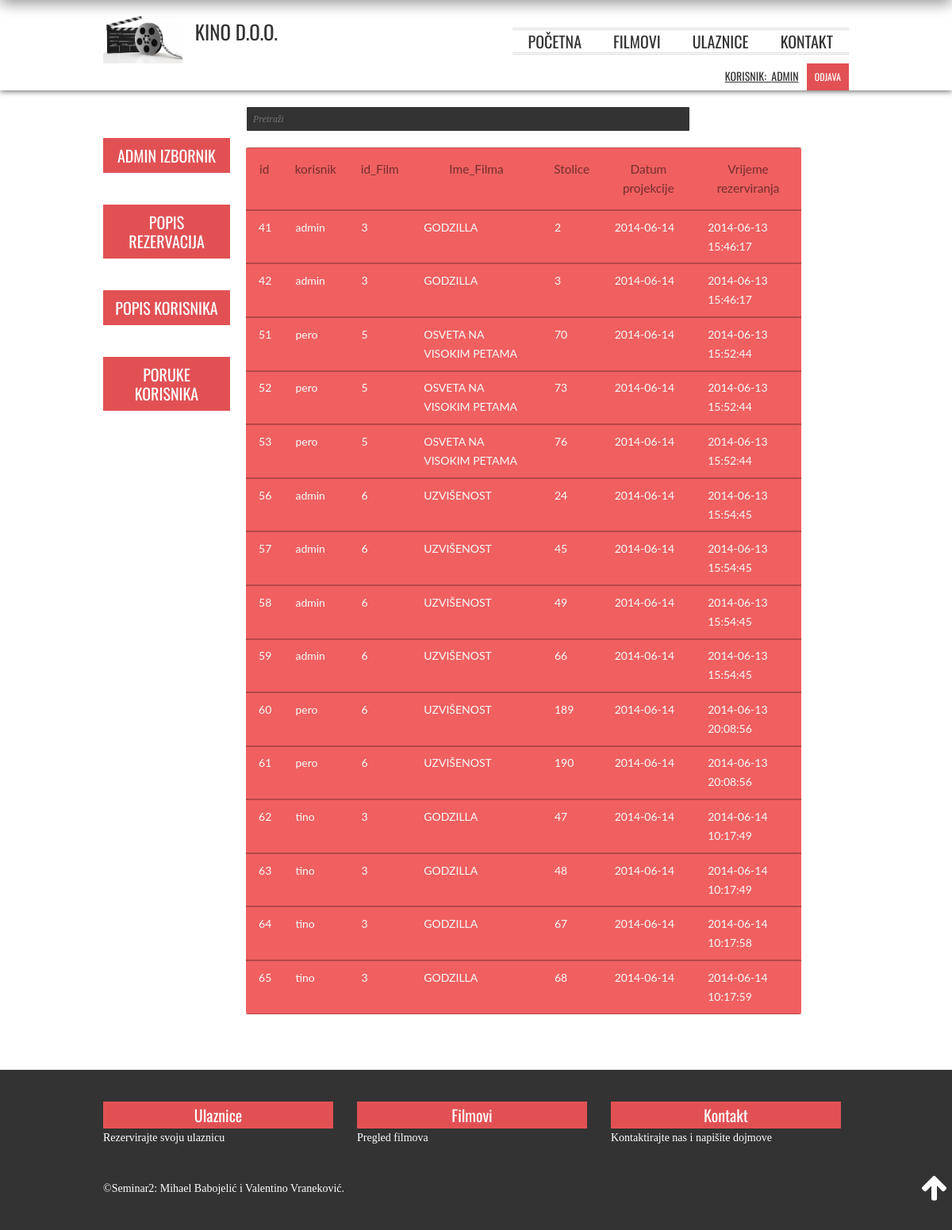
The page /rezervacije.php (signed in) on the database its author committed.
### tables this page shows
CREATE TABLE IF NOT EXISTS `rezervacije` (
  `id` int(10) unsigned NOT NULL AUTO_INCREMENT,
  `idkorisnika` text NOT NULL,
  `idfilma` int(10) unsigned NOT NULL,
  `imefilma` varchar(200) NOT NULL,
  `stolica` int(10) unsigned NOT NULL,
  `datum` date NOT NULL,
  `log_time` timestamp NOT NULL DEFAULT CURRENT_TIMESTAMP ON UPDATE CURRENT_TIMESTAMP,
  PRIMARY KEY (`id`)
);

### rezervacije.php (the view, shortened to what this page needs)
<?php
	if(!isset($_SESSION['admin']) OR $_SESSION['admin'] != "1"){
		echo '<script>alert("Niste prijavljeni kao administrator!");window.location = "prijava.php"</script>';
		die();
	}else{
		$con=mysqli_connect("localhost","root","","seminar2");
		mysqli_set_charset ( $con , "utf8");
        $sql = "SELECT * FROM rezervacije;";
        $result = mysqli_query($con,$sql);
		}
?>
<!DOCTYPE html>
<html lang="en">
<head>
    <link rel="stylesheet" href="css/960grid.css">
	<link rel="stylesheet" href="css/flexslider.css">
	<link rel="stylesheet" href="css/style.css">
</head>
<body class="about-us">
	<header id="header-global" role="banner">
		<div class="container">
			<div class="row">
				<div class="header-logo four columns">
					<div id="logo">
					<a href="index.php" title="Kino"><img src="images/logo1.jpg" width="100" height="64" alt="Header Logo" /></a>
					</div>
					<div id="logo_text">
					<h2>Kino d.o.o.</h2>
					</div>
				</div>
				<nav id="header-navigation" class="twelve columns" role="navigation">
					<ul id="navigation">
						<li><a href="index.php" title="Početna">Početna</a></li>
						<li><a href="index.php#filmovi" title="Filmovi">Filmovi</a></li>
						<li><a href="index.php#filmovi" title="Ulaznice">Ulaznice</a></li>
						<li><a href="kontakt.php" title="Kontakt">Kontakt</a></li>
					</ul>
				</nav>
			</div>
			<div class="prijava-link">
			<?php
				  if(isset($_SESSION['login'])){
						echo '<h7 class="korisnik-btn"> korisnik:&nbsp '.$_SESSION['ime'].'</h7>';
						echo '<a class="prijava-btn"  href="odjava.php">Odjava</a>';
				}else{
				echo '<a class="prijava-btn" href="prijava.php">Prijava</a>';
				}
			?>
			   </div>
		</div>
</header>
	<div id="main">
		<div class="container">
		    			<section id="page-introduction" class="row">
              				<div class="three columns">
										<a class="ulaznice-btn" href="admin.php">Admin izbornik</a>
										<a class="ulaznice-btn" href="#">Popis rezervacija</a>
										<a class="ulaznice-btn" href="korisnici.php">Popis korisnika</a>
										<a class="ulaznice-btn" href="dojmovnik.php">Poruke korisnika</a>
               				</div>
					<div class="twelve columns">
					<input type="text" id="search" placeholder="Pretraži">
					<table class="flat-table flat-table-1">
						<thead>
						<th>id</th>
						<th>korisnik</th>
						<th>id_Film</th>
						<th>Ime_Filma</th>
						<th>Stolice</th>
						<th>Datum projekcije</th>
						<th>Vrijeme rezerviranja</th>
					</thead>
					<tbody id="table">
<?php
				while($row = mysqli_fetch_array($result))
				{
				echo "<tr>";
				echo "<td>" . $row['id'] . "</td>";
				echo "<td>" . $row['idkorisnika'] . "</td>";
				echo "<td>" . $row['idfilma'] . "</td>";
				echo "<td>" . $row['imefilma'] . "</td>";
				echo "<td>" . $row['stolica'] . "</td>";
				echo "<td>" . $row['datum'] . "</td>";
				echo "<td>" . $row['log_time'] . "</td>";
				echo "</tr>";
				}
	?>
</table>
						</section>
		</div>
	</div>
	<footer id="footer-global" role="contentinfo" class="clearfix">
		<div id="footer-details">
						<div class="container">
				<div class="one-third column">
					<a class="footer-btn" href="#filmovi">Ulaznice</a>
					<p>Rezervirajte svoju ulaznicu</p>
				</div>
				<div class="one-third column">
					<a class="footer-btn" href="#filmovi">Filmovi</a>
					<p>Pregled filmova</p>
				</div>
				<div class="one-third column">
					<a class="footer-btn" href="kontakt.php">Kontakt</a>
					<p>Kontaktirajte nas i napišite dojmove</p>
				</div>
			</div>
		</div>
		<div class="container">
			<div class="sixteen columns">
	  			<p id="copyright-details">&copy;Seminar2: Mihael Babojelić i Valentino Vraneković.</p>
	  		</div>
		</div>
	</footer>
	<div id="back-to-top" style="display: block;">
		<a href="#"></a>
	</div>
</body>
</html>

### css/960grid.css (style rules this page uses)
.container { position: relative; width: 960px; margin: 0 auto; padding: 0; }
.container .column, .container .columns { float: left; display: inline; margin-left: 10px; margin-right: 10px; }
.row { margin-bottom: 20px; }
.container .three.columns { width: 160px; }
.container .four.columns { width: 220px; }
.container .twelve.columns { width: 700px; }
.container .sixteen.columns { width: 940px; }
.container .one-third.column { width: 300px; }
.container:after { content: "\0020"; display: block; height: 0; clear: both; visibility: hidden; }
.clearfix:before, .clearfix:after, .row:before, .row:after { content: '\0020'; display: block; overflow: hidden; visibility: hidden; width: 0; height: 0; }
.row:after, .clearfix:after { clear: both; }
.row, .clearfix { zoom: 1; }

### rows shown on the page
rezervacije: id "41", idkorisnika "admin", idfilma "3", imefilma "GODZILLA", stolica "2", datum "2014-06-14", log_time "2014-06-13 15:46:17"
rezervacije: id "42", idkorisnika "admin", idfilma "3", imefilma "GODZILLA", stolica "3", datum "2014-06-14", log_time "2014-06-13 15:46:17"
rezervacije: id "51", idkorisnika "pero", idfilma "5", imefilma "OSVETA NA VISOKIM PETAMA", stolica "70", datum "2014-06-14", log_time "2014-06-13 15:52:44"
rezervacije: id "52", idkorisnika "pero", idfilma "5", imefilma "OSVETA NA VISOKIM PETAMA", stolica "73", datum "2014-06-14", log_time "2014-06-13 15:52:44"
rezervacije: id "53", idkorisnika "pero", idfilma "5", imefilma "OSVETA NA VISOKIM PETAMA", stolica "76", datum "2014-06-14", log_time "2014-06-13 15:52:44"
rezervacije: id "56", idkorisnika "admin", idfilma "6", imefilma "UZVIŠENOST", stolica "24", datum "2014-06-14", log_time "2014-06-13 15:54:45"
rezervacije: id "57", idkorisnika "admin", idfilma "6", imefilma "UZVIŠENOST", stolica "45", datum "2014-06-14", log_time "2014-06-13 15:54:45"
rezervacije: id "58", idkorisnika "admin", idfilma "6", imefilma "UZVIŠENOST", stolica "49", datum "2014-06-14", log_time "2014-06-13 15:54:45"
rezervacije: id "59", idkorisnika "admin", idfilma "6", imefilma "UZVIŠENOST", stolica "66", datum "2014-06-14", log_time "2014-06-13 15:54:45"
rezervacije: id "60", idkorisnika "pero", idfilma "6", imefilma "UZVIŠENOST", stolica "189", datum "2014-06-14", log_time "2014-06-13 20:08:56"
rezervacije: id "61", idkorisnika "pero", idfilma "6", imefilma "UZVIŠENOST", stolica "190", datum "2014-06-14", log_time "2014-06-13 20:08:56"
rezervacije: id "62", idkorisnika "tino", idfilma "3", imefilma "GODZILLA", stolica "47", datum "2014-06-14", log_time "2014-06-14 10:17:49"
rezervacije: id "63", idkorisnika "tino", idfilma "3", imefilma "GODZILLA", stolica "48", datum "2014-06-14", log_time "2014-06-14 10:17:49"
rezervacije: id "64", idkorisnika "tino", idfilma "3", imefilma "GODZILLA", stolica "67", datum "2014-06-14", log_time "2014-06-14 10:17:58"
rezervacije: id "65", idkorisnika "tino", idfilma "3", imefilma "GODZILLA", stolica "68", datum "2014-06-14", log_time "2014-06-14 10:17:59"

### other values the page prints
$_SESSION['ime'] "ADMIN"
